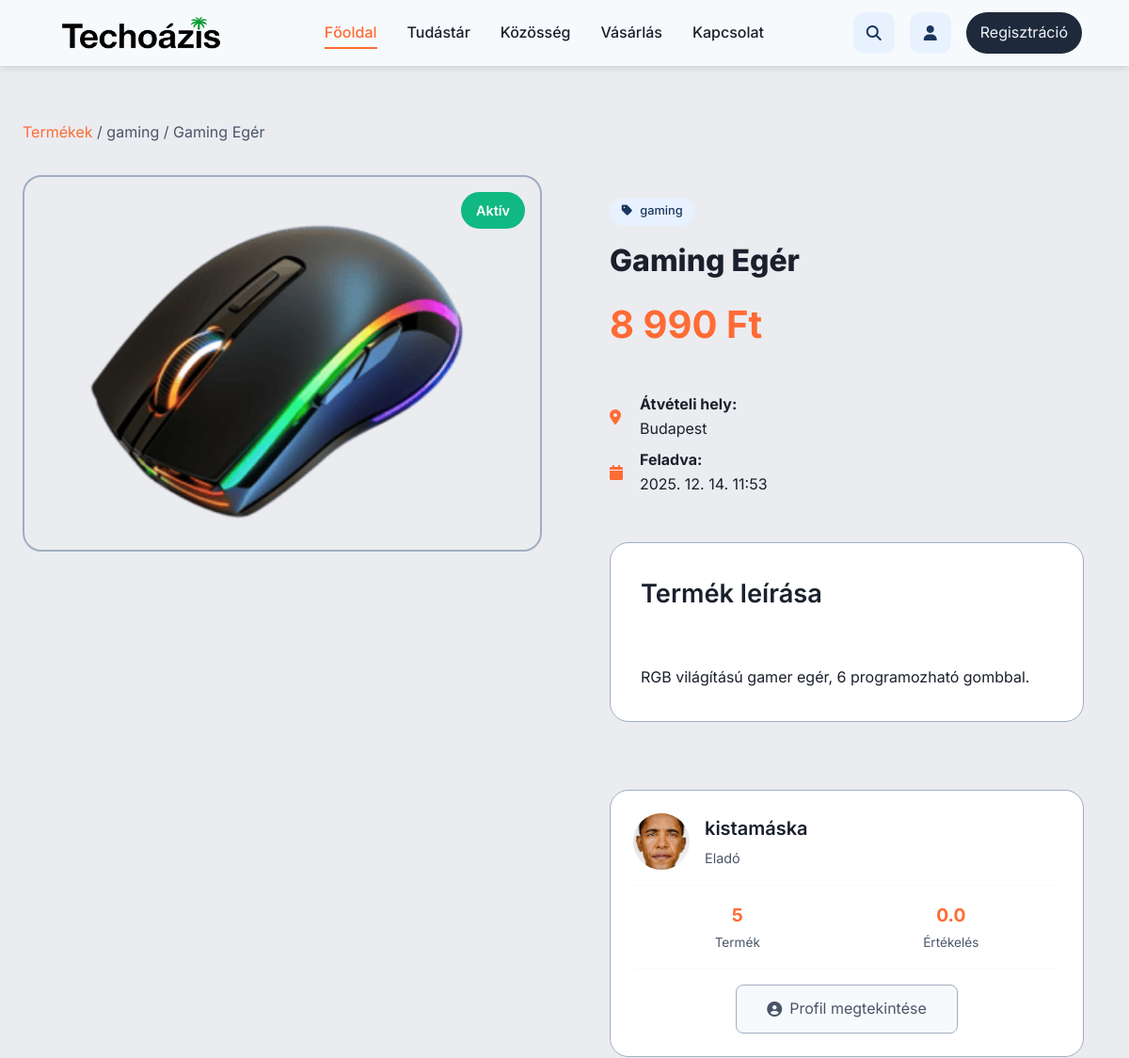
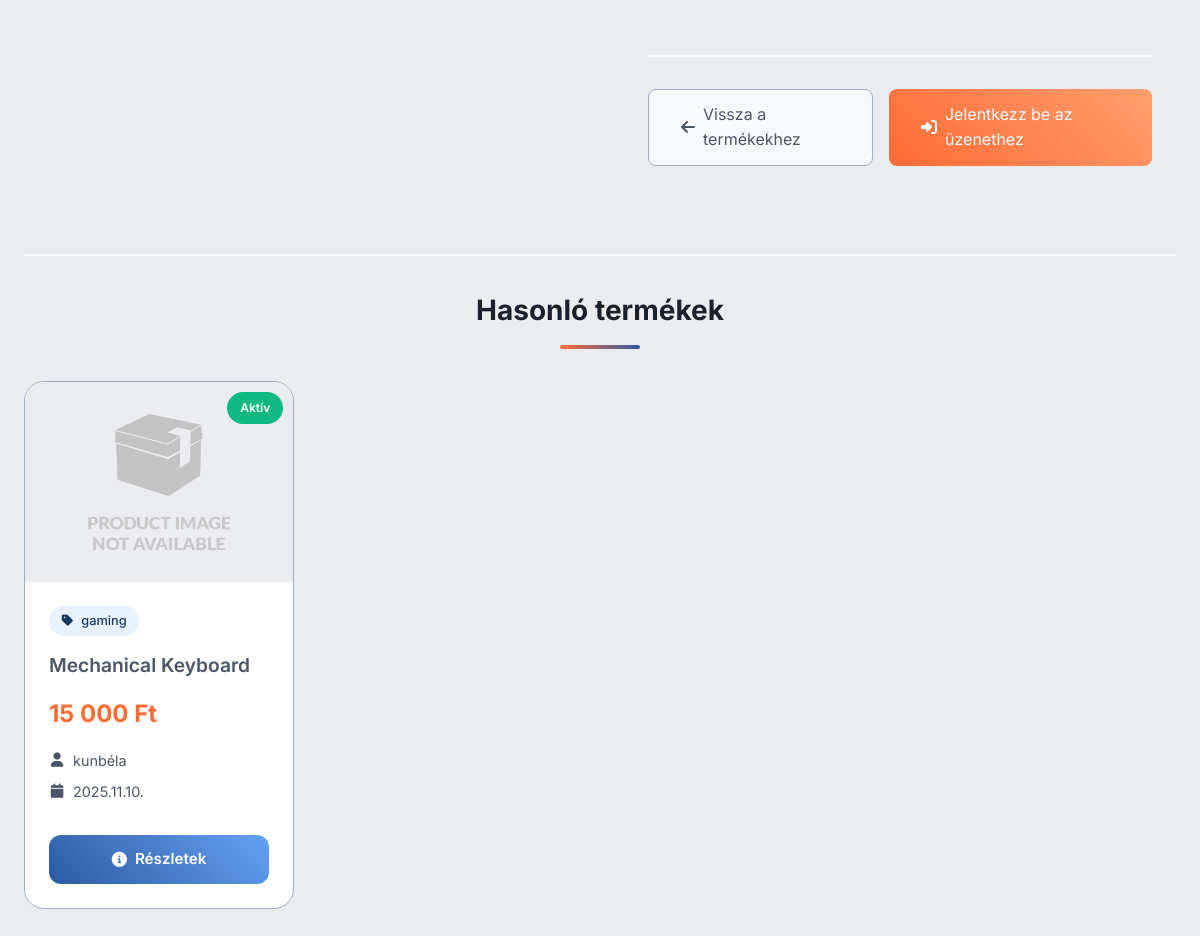
/pages/product_detail.php?id=1, run on the app's committed database (2 pictures, top to bottom).
### tables this page shows
CREATE TABLE products (
  product_id int(11) NOT NULL AUTO_INCREMENT PRIMARY KEY,
  seller_user_id int(11) NOT NULL,
  product_name varchar(255) NOT NULL,
  category varchar(255) NOT NULL,
  product_description text NOT NULL,
  price decimal(10,2) DEFAULT NULL,
  product_status enum('active','sold','hidden') NOT NULL DEFAULT 'active',
  main_image_url varchar(255) DEFAULT NULL,
  pickup_location varchar(100) DEFAULT NULL,
  created_at datetime NOT NULL DEFAULT CURRENT_TIMESTAMP,
  updated_at datetime DEFAULT NULL
);

CREATE TABLE product_images (
  image_id int(11) NOT NULL AUTO_INCREMENT PRIMARY KEY,
  product_id int(11) NOT NULL,
  image_path varchar(255) NOT NULL,
  is_primary tinyint(1) NOT NULL DEFAULT 0,
  sort_order tinyint(4) NOT NULL DEFAULT 1
);

CREATE TABLE users (
  user_id int(11) NOT NULL AUTO_INCREMENT PRIMARY KEY,
  username varchar(100) NOT NULL,
  username_slug varchar(100) DEFAULT NULL,
  email varchar(255) NOT NULL,
  user_password varchar(255) NOT NULL,
  is_active char(1) NOT NULL DEFAULT 'A',
  registration_date datetime DEFAULT CURRENT_TIMESTAMP,
  user_role char(1) NOT NULL,
  ip varchar(45) DEFAULT NULL,
  activation_code varchar(128) DEFAULT NULL,
  profile_image varchar(255) NOT NULL DEFAULT 'uploads/profile_images/anonymous.png',
  total_posts int(11) DEFAULT 0,
  total_comments int(11) DEFAULT 0,
  sold_items int(11) DEFAULT 0,
  bought_items int(11) DEFAULT 0,
  avg_rating decimal(3,2) DEFAULT 0.00,
  reset_token_hash varchar(64) DEFAULT NULL,
  reset_token_expires_at datetime DEFAULT NULL,
  remember_token VARCHAR(64) NULL,
  remember_expire DATETIME NULL
);

### pages/product_detail.php (the view, shortened to what the rows shown need)
<?php
require_once __DIR__ . '/../core/config.php';
require_once ROOT_PATH . '/app/product_detail_logic.php';
?>
<!DOCTYPE html>
<html lang="hu">
<head>
    <link rel="stylesheet" href="<?= BASE_URL ?>/assets/css/index.css">
    <link rel="stylesheet" href="<?= BASE_URL ?>/assets/css/animations_microinteractions.css">
    <link rel="stylesheet" href="<?= BASE_URL ?>/assets/css/button_system.css">
    <link rel="stylesheet" href="<?= BASE_URL ?>/assets/css/modern_navbar.css">
    <link rel="stylesheet" href="<?= BASE_URL ?>/assets/css/utility_classes.css">
    <link rel="stylesheet" href="<?= BASE_URL ?>/assets/css/reset&base_styles.css">
    <link rel="stylesheet" href="<?= BASE_URL ?>/assets/css/container&grid_system.css">
    <link rel="stylesheet" href="<?= BASE_URL ?>/assets/css/product_detail_style.css">
    <link rel="stylesheet" href="https://cdnjs.cloudflare.com/ajax/libs/font-awesome/6.7.2/css/all.min.css" />
</head>
<body>
    <section class="section-padding">
        <div class="product-detail-container">
            <div style="margin-bottom: 2rem; color: var(--text-light);">
                <a href="<?= BASE_URL ?>/pages/shop.php" style="color: var(--accent-600); text-decoration: none;">Termékek</a>
                <span> / </span>
                <span><?php echo htmlspecialchars($product['category']); ?></span>
                <span> / </span>
                <span><?php echo htmlspecialchars($product['product_name']); ?></span>
            </div>
            <div class="product-detail-layout">
                <div class="product-gallery">
                    <div class="main-image-container">
                        <img id="main-product-image"
                            src="<?= BASE_URL . '/' . ltrim(htmlspecialchars($images[0]['image_path']), '/') ?>"
                             alt="<?php echo htmlspecialchars($product['product_name']); ?>"
                             class="main-image">
                        <div class="image-status-badge <?php echo 'status-' . $product['product_status']; ?>">
                            <?php
                            $status_text = [
                                'active' => 'Aktív',
                                'sold' => 'Eladva',
                                'hidden' => 'Rejtett'
                            ];
                            echo $status_text[$product['product_status']] ?? $product['product_status'];
                            ?>
                        </div>
                    </div>
                </div>
                <div class="gallery-meta-panel">
                    <div class="product-header">
                        <div class="product-category">
                            <i class="fas fa-tag"></i>
                            <?php echo htmlspecialchars($product['category']); ?>
                        </div>
                        <h1 class="product-titles"><?php echo htmlspecialchars($product['product_name']); ?></h1>
                        <div class="product-prices <?php echo $product['price'] ? '' : 'none'; ?>">
                            <?php
                            if ($product['price']) {
                                echo number_format($product['price'], 0, ',', ' ') . ' Ft';
                            } else {
                                echo 'Alkuképes';
                            }
                            ?>
                        </div>
                    </div>
                    <?php if ($product['pickup_location']): ?>
                    <div class="meta-item">
                        <i class="fas fa-map-marker-alt"></i>
                        <div>
                            <strong>Átvételi hely:</strong>
                            <div><?php echo htmlspecialchars($product['pickup_location']); ?></div>
                        </div>
                    </div>
                    <?php endif; ?>
                    <div class="meta-item">
                        <div>
                            <strong>Feladva:</strong>
                            <div><?php echo date('Y. m. d. H:i', strtotime($product['created_at'])); ?></div>
                        </div>
                    </div>
                    <div class="product-meta">
                        <div class="product-description">
                            <h3>Termék leírása</h3>
                            <div class="product-description-content">
                                <?php echo nl2br(htmlspecialchars($product['product_description'])); ?>
                            </div>
                        </div>
                    </div>
                    <div class="product-info-sidebar">
                        <div class="seller-card">
                            <div class="seller-header">
                                <div class="seller-avatar">
                                    <?php
                                    $is_external = preg_match('/^https?:\/\//', $product['seller_avatar']);
                                    if (!empty($product['seller_avatar'])) {
                                        if ($is_external) {
                                            $product_seller_image = htmlspecialchars($product['seller_avatar']);
                                        } else {
                                            $product_seller_image = BASE_URL . '/' . htmlspecialchars($product['seller_avatar']);
                                        }
                                    } else {
                                        $product_seller_image = BASE_URL . 'uploads/profile_images/anonymous.png';
                                    }
                                    ?>
                                    <img src="<?php echo htmlspecialchars($product_seller_image); ?>"
                                        alt="<?php echo htmlspecialchars($product_seller_image); ?>">
                                </div>
                                <div class="seller-info">
                                    <h4><?php echo htmlspecialchars($product['seller_username']); ?></h4>
                                    <p>Eladó</p>
                                </div>
                            </div>
                            <div class="seller-stats">
                                <div class="stat-item">
                                    <div class="stat-value"><?php echo $avg_rating; ?></div>
                                    <div class="stat-label">Értékelés</div>
                                </div>
                            </div>
                        </div>
                    </div>
                </div>
            </div>
            <?php if (!empty($similar_products)): ?>
            <div class="similar-products">
                <h2 class="section-title" style="color: var(--text-colr)">Hasonló termékek</h2>
                <div class="similar-grid">
                    <?php foreach ($similar_products as $product):  ?>
                        <?php
                        $product['main_image'] = $product['main_image'] ?? 'uploads/products/default_product.png';
                        include ROOT_PATH . '/views/product_card.php';
                        ?>
                    <?php endforeach; ?>
                </div>
            </div>
            <?php endif; ?>
        </div>
    </section>
</body>
</html>

### views/product_card.php (shortened to what the rows shown need)
<?php
$product_id = $product['product_id'] ?? 0;
$product_name = htmlspecialchars($product['product_name'] ?? 'Névtelen termék');
$price_value = $product['price'] ?? 0;
$price = $price_value > 0 ? number_format($price_value, 0, '', ' ') . ' Ft' : 'Alkuképes';
$seller_username = htmlspecialchars($product['seller_username'] ?? 'Ismeretlen eladó');
$category = htmlspecialchars($product['category'] ?? 'Egyéb');
$product_status = $product['product_status'] ?? 'active';
$created_date = date('Y.m.d.', strtotime($product['created_at'] ?? 'now'));
$main_image = $product['main_image'] ?? 'uploads/products/default_product.png';
$image_url = BASE_URL . '/' . htmlspecialchars($main_image);
$default_image = BASE_URL . '/uploads/products/default_product.png';
$status_text = '';
$status_class = '';
switch ($product_status) {
    case 'active':
        $status_text = 'Aktív';
        $status_class = 'status-active';
        break;
}
?>
<div class="product-card">
    <div class="product-card-inner">
        <a href="<?= BASE_URL ?>/pages/product_detail.php?id=<?= $product_id ?>" class="product-image-link">
            <div class="product-image-container">
                <img src="<?= $image_url ?>"
                     alt="<?= $product_name ?>"
                     class="product-image"
                     onerror="this.onerror=null;this.src='<?= $default_image ?>';">
                <div class="product-status-badge <?= $status_class ?>">
                    <?= $status_text ?>
                </div>
            </div>
        </a>
        <div class="product-info">
            <div class="product-category">
                <i class="fas fa-tag"></i>
                <?= $category ?>
            </div>
            <h3 class="product-title">
                <a href="<?= BASE_URL ?>/pages/product_detail?id=<?= $product_id ?>">
                    <?= $product_name ?>
                </a>
            </h3>
            <div class="product-price">
                <?= $price ?>
            </div>
            <div class="product-seller">
                <i class="fas fa-user"></i>
                <span><?= $seller_username ?></span>
            </div>
            <div class="product-date">
                <i class="fas fa-calendar"></i>
                <?= $created_date ?>
            </div>
        </div>
        <div class="product-actions">
            <?php if ($product_status === 'active'): ?>
                <a href="<?= BASE_URL ?>/pages/product_detail.php?id=<?= $product_id ?>" class="btn-details">
                    <i class="fas fa-info-circle"></i>
                    Részletek
                </a>
            <?php endif; ?>
        </div>
    </div>
</div>
<link rel="stylesheet" href="<?= BASE_URL ?>/assets/css/product_card_style.css">

### data on the page
products: category "gaming", product_name "Gaming Egér", product_status "Aktív", price "8 990", pickup_location "Budapest", created_at "2025. 12. 14. 11:53", product_description "RGB világítású gamer egér, 6 programozható gombbal.", users.profile_image (picture), users.username "kistamáska"
product_images: image_path (picture)
users: avg_rating "0.0"
products: product_status "Aktív", category "gaming", product_name "Mechanical Keyboard", price "15 000 Ft", users.username "kunbéla", created_at "2025.11.10."

### other printed values
$total_products "5"
